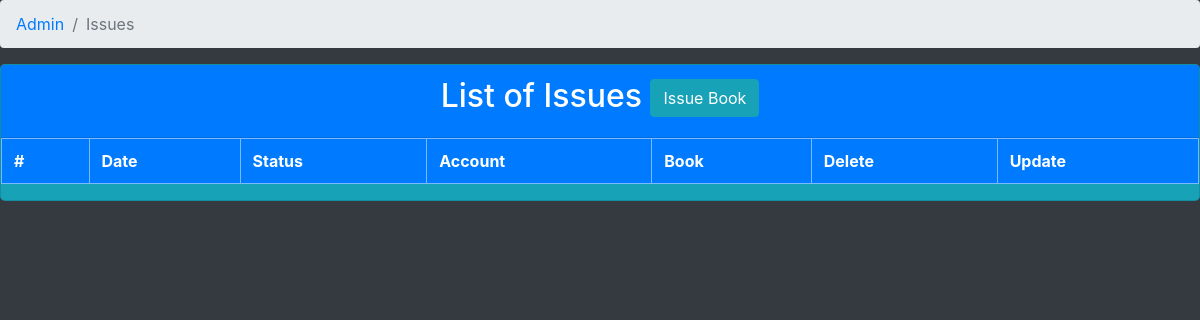
The page /viewIssues.php on the database as committed earlier.
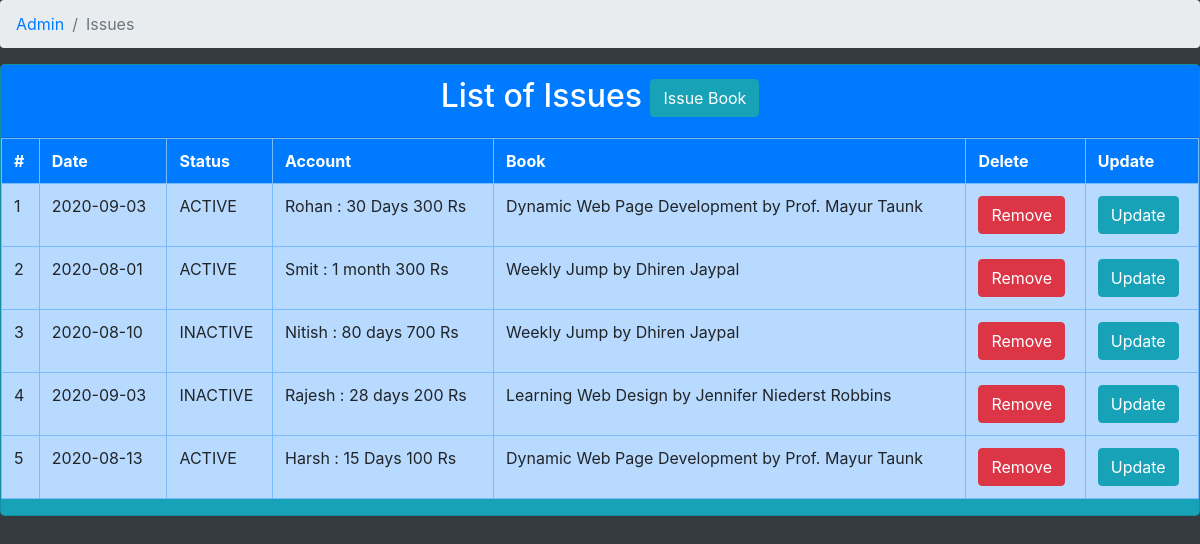
The same page on the database as committed later.
### tables this page shows
CREATE TABLE `issues` (
  `id` int(11) NOT NULL,
  `dateOfIssue` date DEFAULT NULL,
  `status` enum('ACTIVE','INACTIVE') DEFAULT 'ACTIVE',
  `accounts_id` int(11) NOT NULL,
  `books_id` int(11) NOT NULL
);

CREATE TABLE `members` (
  `id` int(11) NOT NULL,
  `name` varchar(45) DEFAULT NULL,
  `address` varchar(45) DEFAULT NULL,
  `phone` varchar(10) DEFAULT NULL,
  `emailAddress` varchar(100) DEFAULT NULL,
  `isActive` enum('YES','NO') DEFAULT NULL
);

CREATE TABLE `plans` (
  `id` int(11) NOT NULL,
  `name` varchar(45) DEFAULT NULL,
  `daysCount` int(11) DEFAULT NULL,
  `maxBooks` int(2) DEFAULT NULL,
  `amount` double DEFAULT NULL,
  `maxIssueDuration` int(3) DEFAULT NULL,
  `penalty` int(11) DEFAULT NULL
);

CREATE TABLE `books` (
  `id` int(11) NOT NULL,
  `name` varchar(45) DEFAULT NULL,
  `isbn` bigint(16) DEFAULT NULL,
  `authorName` varchar(100) DEFAULT NULL,
  `price` double DEFAULT NULL,
  `pages` int(11) DEFAULT NULL,
  `publisher` varchar(45) DEFAULT NULL,
  `bookType` enum('TEXTBOOK','MAGAZINE') DEFAULT NULL,
  `publishedYear` int(11) DEFAULT NULL,
  `qty` int(11) DEFAULT NULL,
  `edition` varchar(45) DEFAULT NULL
);

### Database.php (called while the page is built, shortened)
<?php
class Database{
    public static function getConnection(){
        return mysqli_connect("localhost","root","","library");
    }
	public static function selectrow($table, $id){
        $result=mysqli_query(Database::getConnection(),"select * from $table where id=$id;");
		return mysqli_fetch_assoc($result);
    }
	public static function selectall($table){
        return mysqli_query(Database::getConnection(),"select * from $table;");
    }
}
?>

### viewIssues.php (the view, shortened to what this page needs)
<html>
<head>
	<link rel="stylesheet" href="css/bootstrap.min.css">
<head>
<body class="bg-dark">
<nav aria-label="breadcrumb">
	<ol class="breadcrumb">
		<li class="breadcrumb-item"><a href="index.php">Admin</a></li>
		<li class="breadcrumb-item active" aria-current="page">Issues</li>
	</ol>
</nav>
<div class="card bg-info rounded-lg">
<div class="card-header bg-primary text-white text-center">
<h2>List of Issues</h>
<a class="btn btn-info" href='./createIssue.php' >Issue Book</a>
</div>
<?php
require("./Database.php");
$result=db::selectall("issues");
echo "<table class='table table-bordered table-primary'>";
echo "<tr class='bg-primary text-white'>
<th>#</th>
<th>Date</th>
<th>Status</th>
<th>Account</th>
<th>Book</th>
<th>Delete</th>
<th>Update</th>
</tr>";
$i=0;
while($row=mysqli_fetch_assoc($result)){
	$i=$i+1;
	echo "<tr>
	<td>".$i."</td>
	<td>".$row['dateOfIssue']."</td>
	<td>".$row['status']."</td>
	<td>";
	$ac=db::selectrow("accounts",$row['accounts_id']);
	$member=db::selectrow("members", $ac['members_id']);
	$plan=db::selectrow("plans", $ac['plans_id']);
	$book=db::selectrow("books",$row['books_id']);
	echo $member['name']." : ".$plan['name']."</td><td>"
	.$book['name']." by ".$book['authorName']."</td>
	<td><a class='btn btn-danger' href='./viewIssues.php?id=".$row['id']."'>Remove</a></td>
	<td><a class='btn btn-info' href='./updateIssue.php?id=".$row['id']."'>Update</a></td>
	</tr>";
}
echo "</table>";
?>
</div>
</body>
</html>

Rows that differ between the two databases and show on the page:
added issues: dateOfIssue "2020-09-03", status "ACTIVE", members.name "Rohan", plans.name "30 Days 300 Rs", books.name "Dynamic Web Page Development", books.authorName "Prof. Mayur Taunk"
added issues: dateOfIssue "2020-08-01", status "ACTIVE", members.name "Smit", plans.name "1 month 300 Rs", books.name "Weekly Jump", books.authorName "Dhiren Jaypal"
added issues: dateOfIssue "2020-08-10", status "INACTIVE", members.name "Nitish", plans.name "80 days 700 Rs", books.name "Weekly Jump", books.authorName "Dhiren Jaypal"
added issues: dateOfIssue "2020-09-03", status "INACTIVE", members.name "Rajesh", plans.name "28 days 200 Rs", books.name "Learning Web Design", books.authorName "Jennifer Niederst Robbins"
added issues: dateOfIssue "2020-08-13", status "ACTIVE", members.name "Harsh", plans.name "15 Days 100 Rs", books.name "Dynamic Web Page Development", books.authorName "Prof. Mayur Taunk"
